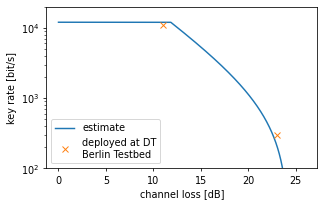

Write Python code to recreate this figure.
import matplotlib.pylab as plt, numpy as np

def h(x):
    return -x*np.log2(x) - (1-x)*np.log2(1-x)

#qber = np.arange(0, 0.12, 0.001)



d = np.arange(0, 26, 0.01) # dB

loss_bob = 17.2 # dB

loss = 10**(-d/10 - loss_bob/10 )

discarded = 4 # basis * useless peaks
clicks = 80e6 * loss / discarded 

clicks[clicks> 25e3] = 25e3


qber = 0.04 + 100/clicks
qber[qber>0.5] = 0.5

k = (1 - 2*h(qber)) * clicks
#k_theo = 80e6 * 10**(-d/10) / 2


ex_loss = [11, 23]
ex_keyrate = [11e3, 300]


plt.figure(figsize=(5,3))
#plt.plot(d, clicks, label="clicks")
plt.plot(d, k, label="estimate")
plt.plot(ex_loss, ex_keyrate, linestyle='none', marker='x', label="deployed at DT\nBerlin Testbed")
#plt.plot(d, k_theo, linestyle="dashed", color="black", label="ideal")
plt.yscale("log")
plt.ylim((100, 20e3))
plt.xlabel("channel loss [dB]")
plt.ylabel("key rate [bit/s]")
plt.legend()
plt.savefig("key_vs_distance.png", dpi=70, bbox_inches="tight")
plt.show()
